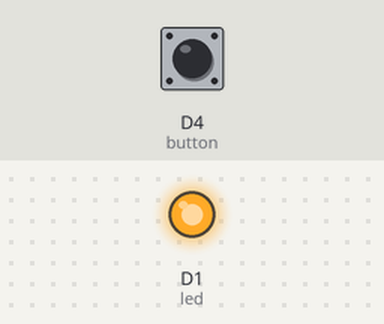
Bench run of a sketch on a simulated ESP8266 (NodeMCU). Shown: output pins drawn as LEDs (lit = HIGH). Inputs (shaded band) come from the test bench; at power-on: D4 (button) HIGH. WiFi joins after 1.5 s; servers stay silent unless stated; what the sketch prints to the serial monitor is not drawn.

Above: at 0.1 s.
At 1.6 s:
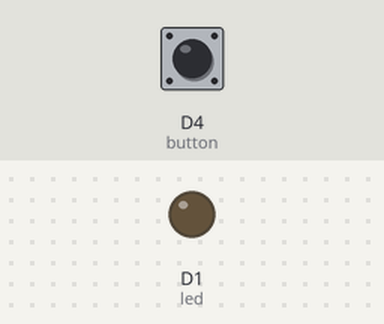
Timing chart, 0 to 3.1 s (numbered marks = the images above):
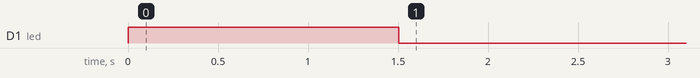

The sketch:

WMwithLP.ino
```cpp
#include <ESP8266WiFi.h>
#include <DNSServer.h>
#include <ESP8266WebServer.h>
#include <WiFiManager.h>
int led = D1;
int button = D4;
int temp = 0;

void setup() {
  pinMode(led, OUTPUT);
  pinMode(button, INPUT);
  Serial.begin(115200);
  if (WiFi.status() != WL_CONNECTED) {
    digitalWrite(led, HIGH);
    Serial.println("Not Connected - LED Turned ON");
  }
  WiFiManager wifiManager;
  Serial.println("Conecting....");
  wifiManager.autoConnect("Mrinmoy");
  Serial.println("Connected");
}

void resetWifi() {
  WiFiManager wm;
  wm.resetSettings();
  Serial.println("Reset Done!");
}

void loop() {
  temp = digitalRead(button);

  Serial.println(temp);

  if (temp == LOW) {
    resetWifi();
    ESP.restart();
  }
  else {
    digitalWrite(led, LOW);
    Serial.println("Connected - LED Turned OFF");
  }
}
```

Measured:
- by itself, D1 (led): HIGH → LOW at 1.5 s
